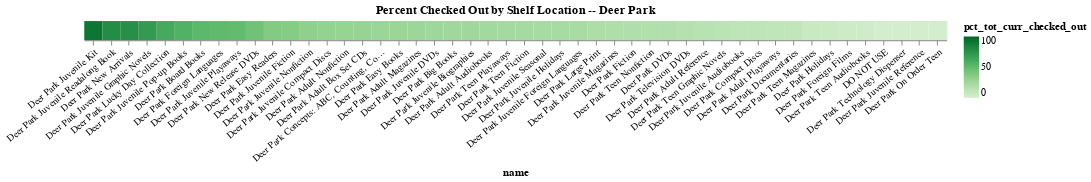

The notebook cell saved with this chart:
### Code cell
#@title
# alt.Chart(df[~df['branch_name'].isin(['Main Library', 'Outreach Services' ])]).mark_rect().encode(
alt.Chart(df).mark_rect().encode(
    x=alt.X(
        'name:O',
        axis=alt.Axis(labelAngle=-40),
        sort="-color"
    ),
    # y='pct_tot_curr_checked_out:O',
    color=alt.Color(
        'pct_tot_curr_checked_out:Q', 
        scale=alt.Scale(
            scheme='greens',
            domain=(0,100) 
        )
        # scale=alt.Scale(domain=(0, max_scale)),
    ),
    tooltip=['name', 'location_code', 'count_total_available_items', 'count_items_0_checkouts', 'count_items_gt_0_checkouts', 'count_curr_checked_out', 'pct_tot_curr_checked_out']
).properties(
    title="Percent Checked Out by Shelf Location -- Deer Park",
    width=900,
    # height=1000
)

### Figure 1 — Vega-Lite specification as saved in the notebook (floating-point values rounded to 4 significant figures)
{"config": {"view": {"continuousWidth": 400, "continuousHeight": 300}}, "data": {"name": "data-142bf788fa6044b76ba57479bf39d735"}, "mark": "rect", "encoding": {"color": {"field": "pct_tot_curr_checked_out", "scale": {"domain": [0, 100], "scheme": "greens"}, "type": "quantitative"}, "tooltip": [{"field": "name", "type": "nominal"}, {"field": "location_code", "type": "nominal"}, {"field": "count_total_available_items", "type": "quantitative"}, {"field": "count_items_0_checkouts", "type": "quantitative"}, {"field": "count_items_gt_0_checkouts", "type": "quantitative"}, {"field": "count_curr_checked_out", "type": "quantitative"}, {"field": "pct_tot_curr_checked_out", "type": "quantitative"}], "x": {"axis": {"labelAngle": -40}, "field": "name", "sort": "-color", "type": "ordinal"}}, "title": "Percent Checked Out by Shelf Location -- Deer Park", "width": 900, "$schema": "https://vega.github.io/schema/vega-lite/v4.17.0.json", "datasets": {"data-142bf788fa6044b76ba57479bf39d735": [{"location_code": "dpaab", "name": "Deer Park Adult Audiobooks", "count_total_available_items": 813, "count_items_0_checkouts": 3, "count_items_gt_0_checkouts": 810, "count_curr_checked_out": 195, "pct_tot_curr_checked_out": 23.99}, {"location_code": "dpaar", "name": "Deer Park New Arrivals", "count_total_available_items": 1614, "count_items_0_checkouts": 68, "count_items_gt_0_checkouts": 1546, "count_curr_checked_out": 1231, "pct_tot_curr_checked_out": 76.27}, {"location_code": "dpac", "name": "Deer Park Compact Discs", "count_total_available_items": 1656, "count_items_0_checkouts": 6, "count_items_gt_0_checkouts": 1650, "count_curr_checked_out": 187, "pct_tot_curr_checked_out": 11.29}, {"location_code": "dpacx", "name": "Deer Park Adult Box Set CDs", "count_total_available_items": 7, "count_items_0_checkouts": 0, "count_items_gt_0_checkouts": 7, "count_curr_checked_out": 2, "pct_tot_curr_checked_out": 28.57}, {"location_code": "dpad", "name": "Deer Park DVDs", "count_total_available_items": 1857, "count_items_0_checkouts": 19, "count_items_gt_0_checkouts": 1838, "count_curr_checked_out": 313, "pct_tot_curr_checked_out": 16.86}, {"location_code": "dpadc", "name": "Deer Park Documentaries", "count_total_available_items": 639, "count_items_0_checkouts": 3, "count_items_gt_0_checkouts": 636, "count_curr_checked_out": 64, "pct_tot_curr_checked_out": 10.02}, {"location_code": "dpadf", "name": "Deer Park Foreign Films", "count_total_available_items": 157, "count_items_0_checkouts": 4, "count_items_gt_0_checkouts": 153, "count_curr_checked_out": 6, "pct_tot_curr_checked_out": 3.82}, {"location_code": "dpadn", "name": "Deer Park New Release DVDs", "count_total_available_items": 391, "count_items_0_checkouts": 2, "count_items_gt_0_checkouts": 389, "count_curr_checked_out": 171, "pct_tot_curr_checked_out": 43.73}, {"location_code": "dpadt", "name": "Deer Park Television DVDs", "count_total_available_items": 1209, "count_items_0_checkouts": 20, "count_items_gt_0_checkouts": 1189, "count_curr_checked_out": 184, "pct_tot_curr_checked_out": 15.22}, {"location_code": "dpaf", "name": "Deer Park Fiction", "count_total_available_items": 7013, "count_items_0_checkouts": 112, "count_items_gt_0_checkouts": 6901, "count_curr_checked_out": 1213, "pct_tot_curr_checked_out": 17.3}, {"location_code": "dpafl", "name": "Deer Park Foreign Languages", "count_total_available_items": 2, "count_items_0_checkouts": 0, "count_items_gt_0_checkouts": 2, "count_curr_checked_out": 1, "pct_tot_curr_checked_out": 50.0}, {"location_code": "dpaho", "name": "Deer Park Holidays", "count_total_available_items": 165, "count_items_0_checkouts": 0, "count_items_gt_0_checkouts": 165, "count_curr_checked_out": 9, "pct_tot_curr_checked_out": 5.45}, {"location_code": "dpal", "name": "Deer Park Large Print", "count_total_available_items": 1985, "count_items_0_checkouts": 2, "count_items_gt_0_checkouts": 1983, "count_curr_checked_out": 368, "pct_tot_curr_checked_out": 18.54}, {"location_code": "dpalc", "name": "Deer Park Lucky Day Collection", "count_total_available_items": 208, "count_items_0_checkouts": 15, "count_items_gt_0_checkouts": 193, "count_curr_checked_out": 126, "pct_tot_curr_checked_out": 60.58}, {"location_code": "dpamg", "name": "Deer Park Adult Magazines", "count_total_available_items": 1210, "count_items_0_checkouts": 90, "count_items_gt_0_checkouts": 1120, "count_curr_checked_out": 321, "pct_tot_curr_checked_out": 26.53}, {"location_code": "dpanf", "name": "Deer Park Adult Nonfiction", "count_total_available_items": 4440, "count_items_0_checkouts": 88, "count_items_gt_0_checkouts": 4352, "count_curr_checked_out": 1302, "pct_tot_curr_checked_out": 29.32}, {"location_code": "dpapl", "name": "Deer Park Adult Playaways", "count_total_available_items": 304, "count_items_0_checkouts": 2, "count_items_gt_0_checkouts": 302, "count_curr_checked_out": 32, "pct_tot_curr_checked_out": 10.53}, {"location_code": "dpar", "name": "DO NOT USE", "count_total_available_items": 1, "count_items_0_checkouts": 1, "count_items_gt_0_checkouts": 0, "count_curr_checked_out": 0, "pct_tot_curr_checked_out": 0.0}, {"location_code": "dpard", "name": "Deer Park Adult Reference", "count_total_available_items": 7, "count_items_0_checkouts": 2, "count_items_gt_0_checkouts": 5, "count_curr_checked_out": 1, "pct_tot_curr_checked_out": 14.29}, {"location_code": "dpatd", "name": "Deer Park Technology Dispenser", "count_total_available_items": 12, "count_items_0_checkouts": 0, "count_items_gt_0_checkouts": 12, "count_curr_checked_out": 0, "pct_tot_curr_checked_out": 0.0}, {"location_code": "dpjab", "name": "Deer Park Juvenile Audiobooks", "count_total_available_items": 288, "count_items_0_checkouts": 9, "count_items_gt_0_checkouts": 279, "count_curr_checked_out": 33, "pct_tot_curr_checked_out": 11.46}, {"location_code": "dpjbd", "name": "Deer Park Board Books", "count_total_available_items": 1141, "count_items_0_checkouts": 11, "count_items_gt_0_checkouts": 1130, "count_curr_checked_out": 586, "pct_tot_curr_checked_out": 51.36}, {"location_code": "dpjbg", "name": "Deer Park Big Books", "count_total_available_items": 20, "count_items_0_checkouts": 0, "count_items_gt_0_checkouts": 20, "count_curr_checked_out": 5, "pct_tot_curr_checked_out": 25.0}, {"location_code": "dpjbi", "name": "Deer Park Juvenile Biographies", "count_total_available_items": 800, "count_items_0_checkouts": 42, "count_items_gt_0_checkouts": 758, "count_curr_checked_out": 199, "pct_tot_curr_checked_out": 24.88}, {"location_code": "dpjc", "name": "Deer Park Juvenile Compact Discs", "count_total_available_items": 102, "count_items_0_checkouts": 0, "count_items_gt_0_checkouts": 102, "count_curr_checked_out": 31, "pct_tot_curr_checked_out": 30.39}, {"location_code": "dpjd", "name": "Deer Park Juvenile DVDs", "count_total_available_items": 635, "count_items_0_checkouts": 16, "count_items_gt_0_checkouts": 619, "count_curr_checked_out": 163, "pct_tot_curr_checked_out": 25.67}, {"location_code": "dpjeb", "name": "Deer Park Easy Books", "count_total_available_items": 7687, "count_items_0_checkouts": 193, "count_items_gt_0_checkouts": 7494, "count_curr_checked_out": 2077, "pct_tot_curr_checked_out": 27.02}, {"location_code": "dpjec", "name": "Deer Park Concepts: ABC, Counting, Colors, etc.", "count_total_available_items": 235, "count_items_0_checkouts": 0, "count_items_gt_0_checkouts": 235, "count_curr_checked_out": 64, "pct_tot_curr_checked_out": 27.23}, {"location_code": "dpjer", "name": "Deer Park Easy Readers", "count_total_available_items": 2146, "count_items_0_checkouts": 11, "count_items_gt_0_checkouts": 2135, "count_curr_checked_out": 791, "pct_tot_curr_checked_out": 36.86}, {"location_code": "dpjf", "name": "Deer Park Juvenile Fiction", "count_total_available_items": 4987, "count_items_0_checkouts": 25, "count_items_gt_0_checkouts": 4962, "count_curr_checked_out": 1803, "pct_tot_curr_checked_out": 36.15}, {"location_code": "dpjfl", "name": "Deer Park Juvenile Foreign Languages", "count_total_available_items": 164, "count_items_0_checkouts": 4, "count_items_gt_0_checkouts": 160, "count_curr_checked_out": 35, "pct_tot_curr_checked_out": 21.34}, {"location_code": "dpjgn", "name": "Deer Park Juvenile Graphic Novels", "count_total_available_items": 767, "count_items_0_checkouts": 5, "count_items_gt_0_checkouts": 762, "count_curr_checked_out": 535, "pct_tot_curr_checked_out": 69.75}, {"location_code": "dpjho", "name": "Deer Park Juvenile Holidays", "count_total_available_items": 1354, "count_items_0_checkouts": 16, "count_items_gt_0_checkouts": 1338, "count_curr_checked_out": 298, "pct_tot_curr_checked_out": 22.01}, {"location_code": "dpjk", "name": "Deer Park Juvenile Kit", "count_total_available_items": 31, "count_items_0_checkouts": 0, "count_items_gt_0_checkouts": 31, "count_curr_checked_out": 28, "pct_tot_curr_checked_out": 90.32}, {"location_code": "dpjmg", "name": "Deer Park Juvenile Magazines", "count_total_available_items": 165, "count_items_0_checkouts": 59, "count_items_gt_0_checkouts": 106, "count_curr_checked_out": 30, "pct_tot_curr_checked_out": 18.18}, {"location_code": "dpjnf", "name": "Deer Park Juvenile Nonfiction", "count_total_available_items": 4701, "count_items_0_checkouts": 35, "count_items_gt_0_checkouts": 4666, "count_curr_checked_out": 1519, "pct_tot_curr_checked_out": 32.31}, {"location_code": "dpjpl", "name": "Deer Park Juvenile Playaways", "count_total_available_items": 41, "count_items_0_checkouts": 0, "count_items_gt_0_checkouts": 41, "count_curr_checked_out": 20, "pct_tot_curr_checked_out": 48.78}, {"location_code": "dpjpu", "name": "Deer Park Juvenile Pop-up Books", "count_total_available_items": 43, "count_items_0_checkouts": 1, "count_items_gt_0_checkouts": 42, "count_curr_checked_out": 24, "pct_tot_curr_checked_out": 55.81}, {"location_code": "dpjr", "name": "Deer Park Juvenile Reference", "count_total_available_items": 35, "count_items_0_checkouts": 35, "count_items_gt_0_checkouts": 0, "count_curr_checked_out": 0, "pct_tot_curr_checked_out": 0.0}, {"location_code": "dpjse", "name": "Deer Park Juvenile Seasonal", "count_total_available_items": 371, "count_items_0_checkouts": 1, "count_items_gt_0_checkouts": 370, "count_curr_checked_out": 82, "pct_tot_curr_checked_out": 22.1}, {"location_code": "dpjwb", "name": "Deer Park Juvenile Readalong Book", "count_total_available_items": 232, "count_items_0_checkouts": 12, "count_items_gt_0_checkouts": 220, "count_curr_checked_out": 182, "pct_tot_curr_checked_out": 78.45}, {"location_code": "dptab", "name": "Deer Park Teen Audiobooks", "count_total_available_items": 48, "count_items_0_checkouts": 2, "count_items_gt_0_checkouts": 46, "count_curr_checked_out": 1, "pct_tot_curr_checked_out": 2.08}, {"location_code": "dptf", "name": "Deer Park Teen Fiction", "count_total_available_items": 1611, "count_items_0_checkouts": 102, "count_items_gt_0_checkouts": 1509, "count_curr_checked_out": 361, "pct_tot_curr_checked_out": 22.41}, {"location_code": "dptgn", "name": "Deer Park Teen Graphic Novels", "count_total_available_items": 1089, "count_items_0_checkouts": 82, "count_items_gt_0_checkouts": 1007, "count_curr_checked_out": 139, "pct_tot_curr_checked_out": 12.76}, {"location_code": "dptmg", "name": "Deer Park Teen Magazines", "count_total_available_items": 87, "count_items_0_checkouts": 45, "count_items_gt_0_checkouts": 42, "count_curr_checked_out": 5, "pct_tot_curr_checked_out": 5.75}, {"location_code": "dptnf", "name": "Deer Park Teen Nonfiction", "count_total_available_items": 293, "count_items_0_checkouts": 44, "count_items_gt_0_checkouts": 249, "count_curr_checked_out": 50, "pct_tot_curr_checked_out": 17.06}, {"location_code": "dptoo", "name": "Deer Park On Order Teen", "count_total_available_items": 1, "count_items_0_checkouts": 1, "count_items_gt_0_checkouts": 0, "count_curr_checked_out": 0, "pct_tot_curr_checked_out": 0.0}, {"location_code": "dptpl", "name": "Deer Park Teen Playaways", "count_total_available_items": 13, "count_items_0_checkouts": 0, "count_items_gt_0_checkouts": 13, "count_curr_checked_out": 3, "pct_tot_curr_checked_out": 23.08}]}}
